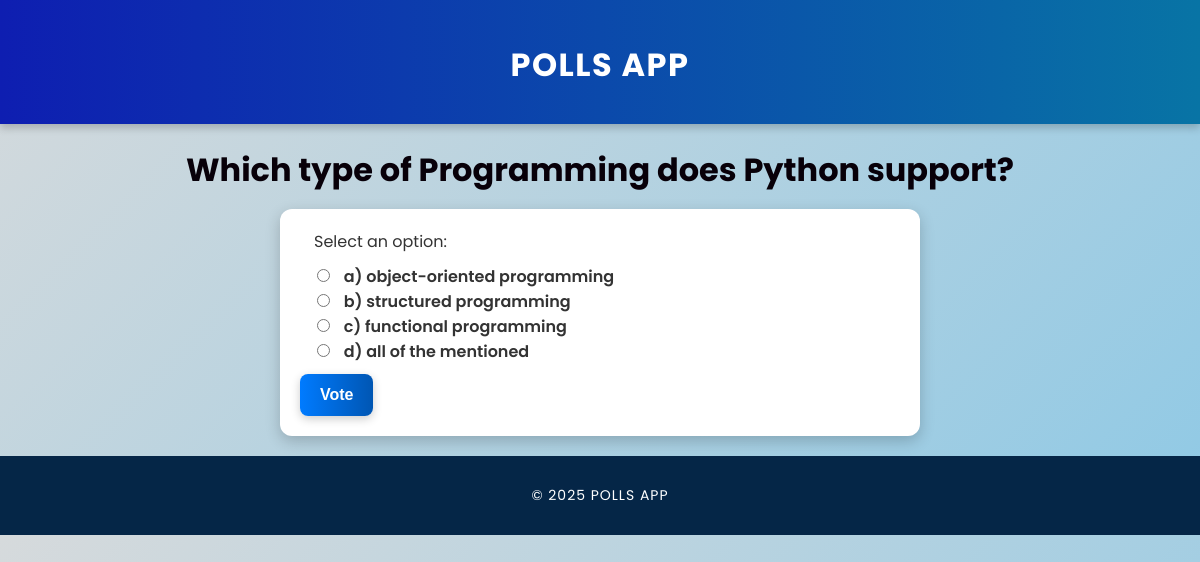
The app's page /polls/5/ with its own data.
### polls/models.py (models this page shows, shortened)
class Question(models.Model):
    question_text = models.CharField(max_length=200)
    pub_date = models.DateTimeField("date published")

class Choice(models.Model):
    question = models.ForeignKey(Question, on_delete=models.CASCADE)
    choice_text = models.CharField(max_length=200)
    votes = models.IntegerField(default=0)

### polls/views.py (the view)
# urls.py: path("<int:question_id>/", views.detail, name="detail"),
def detail(request, question_id):
    question = get_object_or_404(Question, pk=question_id)
    return render(request, "polls/detail.html", {"question": question})

### polls/templates/polls/detail.html (shortened to what this page needs)
{% extends "polls/base.html" %}
{% block content %}
    <h1>{{ question.question_text }}</h1>
    <form action="{% url 'polls:vote' question.id %}" method="post">
        <fieldset>
            <legend>Select an option:</legend>
            {% for choice in question.choice_set.all %}
                <label>
                    <input type="radio" name="choice" value="{{ choice.id }}">
                    {{ choice.choice_text }}
                </label><br>
            {% endfor %}
        </fieldset>
        <button type="submit">Vote</button>
    </form>
{% endblock %}

### polls/static/polls/css/style.css (style rules this page uses)
body { font-family: 'Poppins', sans-serif; background: linear-gradient(135deg, #d6dadc, #8fc9e5); color: #333; margin: 0; padding: 0; text-align: center; }
h1 { color: #080009; font-size: 32px; margin-bottom: 15px; font-weight: 700; }
form { background: white; padding: 20px; border-radius: 12px; box-shadow: 0 5px 15px rgba(0, 0, 0, 0.2); width: 50%; display: inline-block; text-align: left; transition: all 0.3s ease-in-out; }
fieldset { border: none; padding: 10px; }
input[type="radio"] { margin-right: 10px; }
label { font-size: 16px; font-weight: 600; cursor: pointer; }
button, input[type="submit"] { background: linear-gradient(90deg, #007bff, #0056b3); color: white; border: none; padding: 12px 20px; border-radius: 8px; cursor: pointer; font-size: 16px; font-weight: bold; transition: all 0.3s ease-in-out; box-shadow: 0 3px 10px rgba(0, 0, 0, 0.2); }
h1, ul, form, .button { animation: fadeIn 0.6s ease-in-out; }

### records on screen
Question: question_text "Which type of Programming does Python support?"
Choice: choice_text "a) object-oriented programming"
Choice: choice_text "b) structured programming"
Choice: choice_text "c) functional programming"
Choice: choice_text "d) all of the mentioned"
